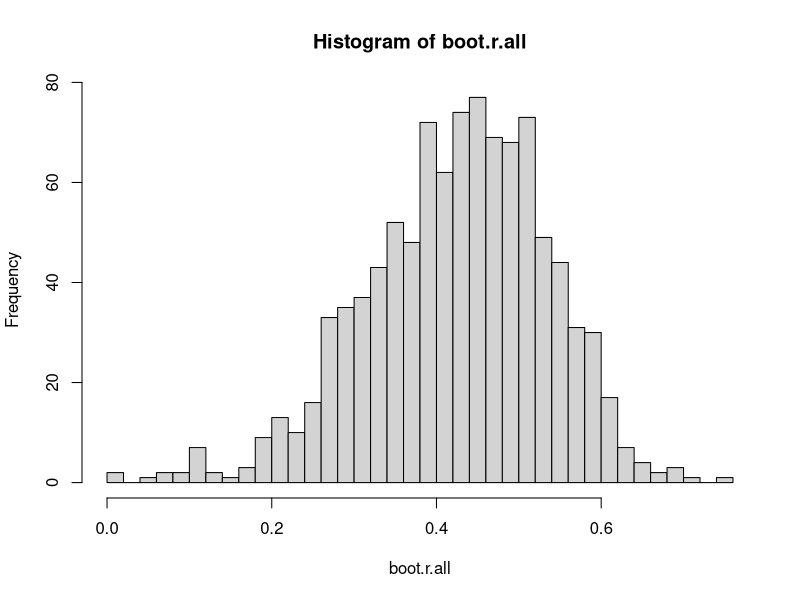
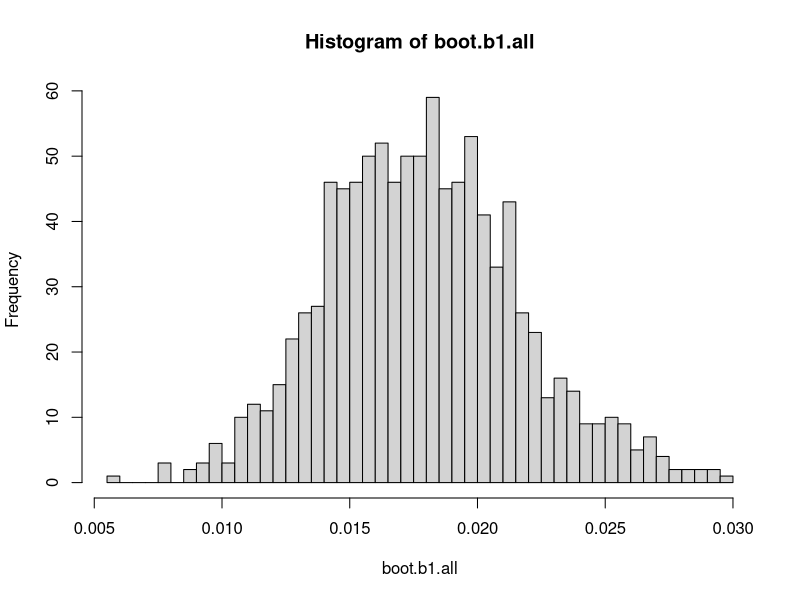
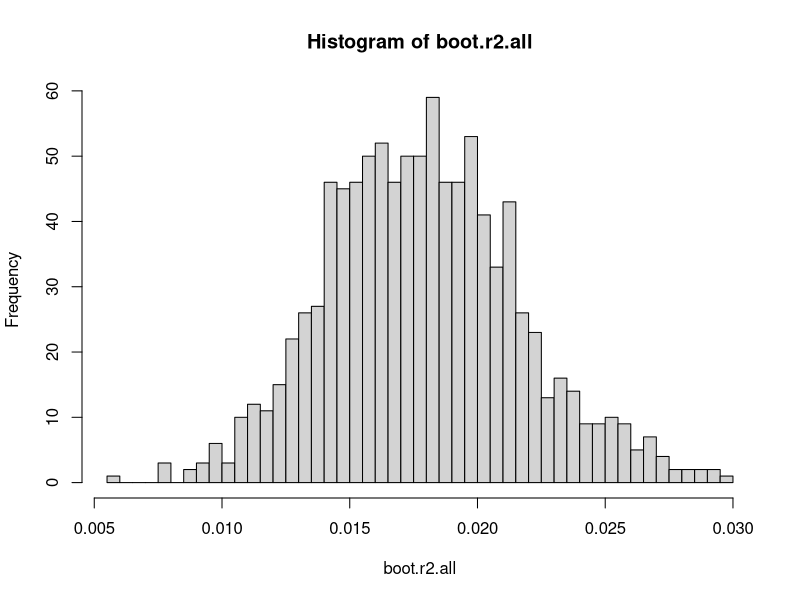

R code for these plots, in order:
##Bootstrap
#A method of significance testing by testing sample statistics of random sub-samples

library(datasets)

#Correlation Boot-strap
dat <- swiss
attach(dat)

#direct correlation
cor(Infant.Mortality,Fertility)

#length of index
n <- length(Infant.Mortality)

#empty vector for sample statistics
boot.r.all <- NULL

#bootstrap
for (i in 1:1000){
  index <- sample(1:n,replace=T)
  boot.mortality <- Infant.Mortality[index]
  boot.fertility <- Fertility[index]
  boot.r <- cor(boot.mortality,boot.fertility)
  boot.r.all <- c(boot.r.all,boot.r)
}

quantile(boot.r.all,prob=c(0.025,0.975))
hist(boot.r.all,breaks=40)

#Regression Boot-Strap
grass <- CO2
attach(grass)

#direct regression
lm(uptake~conc)
summary(lm(uptake~conc))

#Boot-strap for coefficients
n <- length(conc)
boot.b1.all <- NULL

for(i in 1:1000){
  index <- sample(1:n,replace=T)
  boot.con <- conc[index]
  boot.upt <- uptake[index]
  boot.model <- lm(boot.upt~boot.con)
  boot.b1 <- boot.model$coefficients[2] ##for intercept replace with [1]
  boot.b1.all <- c(boot.b1.all,boot.b1)
}

hist(boot.b1.all,breaks=40)

#Boot-strap for effect size
n <- length(conc)
boot.r2.all <- NULL

for(i in 1:1000){
  index <- sample(1:n,replace=T)
  boot.con <- conc[index]
  boot.upt <- uptake[index]
  boot.model <- lm(boot.upt~boot.con)
  boot.r2 <- summary(boot.model)$r.squared ##for intercept replace with [1]
  boot.r2.all <- c(boot.b1.all,boot.b1)
}

hist(boot.r2.all,breaks=40)